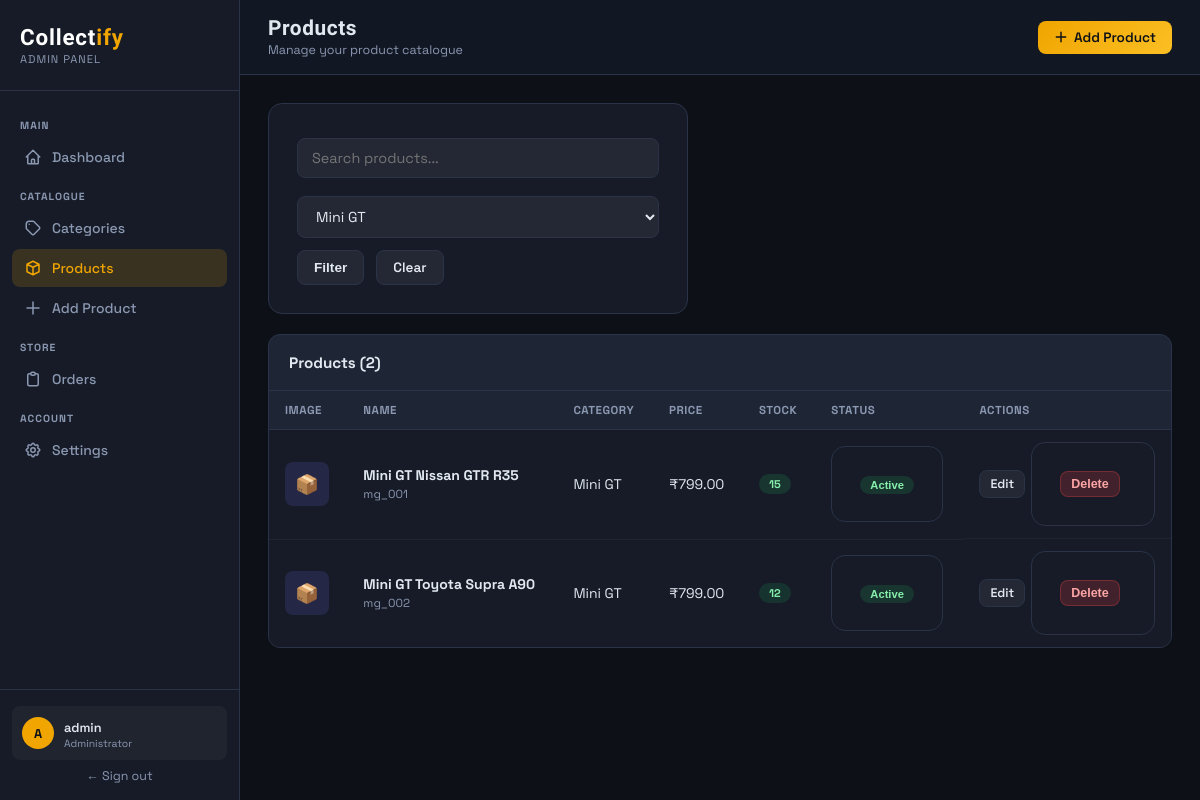
The page /products.php?cat=3 (signed in) on the database its author committed.
### tables this page shows
CREATE TABLE IF NOT EXISTS products (
    id INT AUTO_INCREMENT PRIMARY KEY,
    category_id INT NOT NULL,
    product_id VARCHAR(50) NOT NULL UNIQUE,   
    name VARCHAR(200) NOT NULL,
    description TEXT,
    price DECIMAL(10,2) NOT NULL,
    image VARCHAR(255),
    stock INT DEFAULT 0,
    is_active TINYINT(1) DEFAULT 1,
    sort_order INT DEFAULT 0,
    created_at TIMESTAMP DEFAULT CURRENT_TIMESTAMP,
    updated_at TIMESTAMP DEFAULT CURRENT_TIMESTAMP ON UPDATE CURRENT_TIMESTAMP,
    CONSTRAINT fk_product_category FOREIGN KEY (category_id) REFERENCES categories(id) ON DELETE CASCADE
);

CREATE TABLE IF NOT EXISTS categories (
    id INT AUTO_INCREMENT PRIMARY KEY,
    name VARCHAR(100) NOT NULL,
    slug VARCHAR(100) NOT NULL UNIQUE,
    description TEXT,
    image VARCHAR(255),
    sort_order INT DEFAULT 0,
    created_at TIMESTAMP DEFAULT CURRENT_TIMESTAMP,
    updated_at TIMESTAMP DEFAULT CURRENT_TIMESTAMP ON UPDATE CURRENT_TIMESTAMP
);

### products.php (the view, shortened to what this page needs)
<?php
require_once __DIR__ . '/config.php';
require_once '_layout.php';
$catFilter = (int)($_GET['cat'] ?? 0);
$search    = trim($_GET['q'] ?? '');
$sql = 'SELECT p.*, c.name as cat_name FROM products p JOIN categories c ON p.category_id = c.id WHERE 1=1';
$params = [];
if ($catFilter) { $sql .= ' AND p.category_id = ?'; $params[] = $catFilter; }
$sql .= ' ORDER BY c.sort_order, p.sort_order, p.name';
$stmt = $pdo->prepare($sql); $stmt->execute($params);
$products = $stmt->fetchAll(PDO::FETCH_ASSOC);
$categories = $pdo->query('SELECT id, name FROM categories ORDER BY sort_order, name')->fetchAll(PDO::FETCH_ASSOC);
?>
<div class="main">
  <div class="topbar">
    <div><h1>Products</h1><div class="breadcrumb">Manage your product catalogue</div></div>
    <a href="add_product.php" class="btn btn-primary">
      <svg width="14" height="14" fill="none" viewBox="0 0 24 24" stroke="currentColor"><path stroke-linecap="round" stroke-linejoin="round" stroke-width="2.5" d="M12 4v16m8-8H4"/></svg>
      Add Product
    </a>
  </div>
  <div class="content">
    <form method="GET" style="display:flex;gap:12px;margin-bottom:20px;flex-wrap:wrap;">
      <input type="text" name="q" placeholder="Search products..." value="<?= htmlspecialchars($search) ?>" style="flex:1;min-width:200px;">
      <select name="cat" style="min-width:180px;">
        <?php foreach ($categories as $c): ?>
          <option value="<?= $c['id'] ?>" <?= $catFilter == $c['id'] ? 'selected' : '' ?>><?= htmlspecialchars($c['name']) ?></option>
        <?php endforeach; ?>
      </select>
      <button type="submit" class="btn btn-ghost">Filter</button>
      <?php if ($search || $catFilter): ?>
        <a href="products.php" class="btn btn-ghost">Clear</a>
      <?php endif; ?>
    </form>
    <div class="card">
      <div class="card-header">
        <h3>Products (<?= count($products) ?>)</h3>
      </div>
      <table>
        <thead>
          <tr><th>Image</th><th>Name</th><th>Category</th><th>Price</th><th>Stock</th><th>Status</th><th>Actions</th></tr>
        </thead>
        <tbody>
        <?php foreach ($products as $p): ?>
        <tr>
          <td>
            <?php if ($p['image']): ?>
              <img src="<?= htmlspecialchars($p['image']) ?>" class="product-thumb" alt="">
            <?php else: ?>
              <div class="product-thumb-placeholder">📦</div>
            <?php endif; ?>
          </td>
          <td>
            <strong><?= htmlspecialchars($p['name']) ?></strong><br>
            <small style="color:var(--muted);"><?= htmlspecialchars($p['product_id']) ?></small>
          </td>
          <td><?= htmlspecialchars($p['cat_name']) ?></td>
          <td>₹<?= number_format($p['price'],2) ?></td>
          <td>
            <span class="badge <?= $p['stock'] == 0 ? 'badge-danger' : ($p['stock'] < 5 ? 'badge-warning' : 'badge-success') ?>">
              <?= $p['stock'] ?>
            </span>
          </td>
          <td>
            <form method="POST" style="display:inline">
              <button type="submit" class="badge <?= $p['is_active'] ? 'badge-success' : 'badge-danger' ?>" style="border:none;cursor:pointer;background:none;padding:0;">
                <span class="badge <?= $p['is_active'] ? 'badge-success' : 'badge-danger' ?>"><?= $p['is_active'] ? 'Active' : 'Hidden' ?></span>
              </button>
            </form>
          </td>
          <td style="display:flex;gap:6px;align-items:center;">
            <a href="add_product.php?edit=<?= $p['id'] ?>" class="btn btn-ghost btn-sm">Edit</a>
            <form method="POST" style="display:inline" onsubmit="return confirm('Delete product?')">
              <button type="submit" class="btn btn-danger btn-sm">Delete</button>
            </form>
          </td>
        </tr>
        <?php endforeach; ?>
        </tbody>
      </table>
    </div>
  </div>
</div>

### exp1.css (style rules this page uses)
* { box-sizing: border-box; margin: 0; padding: 0; }
:root { --bg: #0d1117; --surface: #161b27; --surface2: #1e2535; --border: #2a3347; --accent: #f0a500; --accent2: #3b82f6; --text: #e2e8f0; --muted: #8b98b1; --card-w: 280px; }
body { font-family: 'Space Grotesk', sans-serif; background: var(--bg); color: var(--text); min-height: 100vh; }
.card { width: 100%; background: var(--surface); border-radius: 14px; border: 1px solid var(--border); overflow: hidden; cursor: pointer; transition: transform 0.25s, box-shadow 0.25s, border-color 0.25s; position: relative; }
table { width: 100%; border-collapse: collapse; background: var(--surface); min-width: 280px; margin: 0; }
thead tr { background: var(--surface2); }
th { color: var(--muted); font-size: 0.78rem; font-weight: 600; text-transform: uppercase; letter-spacing: 1px; padding: 14px 18px; text-align: left; border-bottom: 1px solid var(--border); }
td { padding: 13px 18px; border-bottom: 1px solid var(--border); font-size: 0.9rem; color: var(--text); }
tr:last-child td { border-bottom: none; }
form { background: var(--surface); padding: 28px; border-radius: 14px; border: 1px solid var(--border); width: 100%; max-width: 420px; }
input, select, textarea { width: 100%; padding: 10px 14px; margin-top: 6px; background: var(--surface2); border: 1px solid var(--border); border-radius: 8px; color: var(--text); font-size: 0.9rem; font-family: 'Space Grotesk', sans-serif; transition: border-color 0.2s; }
select option { background: var(--surface2); }

### _layout.php (style rules this page uses)
:root { --bg: #0d1117; --sidebar-bg: #161b27; --card-bg: #1e2535; --border: #2a3347; --accent: #f0a500; --accent2: #3b82f6; --text: #e2e8f0; --muted: #8b98b1; --danger: #ef4444; --success: #22c55e; --warning: #f59e0b; }
* { box-sizing: border-box; margin: 0; padding: 0; }
body { font-family: 'Space Grotesk', sans-serif; background: var(--bg); color: var(--text); display: flex; min-height: 100vh; }
.main { margin-left: 240px; flex: 1; display: flex; flex-direction: column; }
.topbar { padding: 16px 28px; border-bottom: 1px solid var(--border); display: flex; align-items: center; justify-content: space-between; background: #121724; }
.topbar h1 { font-size: 1.3rem; font-weight: 700; font-family: 'Rajdhani', sans-serif; letter-spacing: 0.6px; }
.topbar .breadcrumb { font-size: 0.78rem; color: var(--muted); margin-top: 2px; }
.content { padding: 28px; flex: 1; }
.card { background: var(--card-bg); border: 1px solid var(--border); border-radius: 12px; overflow: hidden; margin-bottom: 24px; }
.card-header { padding: 18px 20px; border-bottom: 1px solid var(--border); display: flex; align-items: center; justify-content: space-between; }
.card-header h3 { font-size: 0.95rem; font-weight: 700; }
table { width: 100%; border-collapse: collapse; }
th { text-align: left; padding: 12px 16px; font-size: 0.72rem; font-weight: 700; text-transform: uppercase; letter-spacing: 0.5px; color: var(--muted); border-bottom: 1px solid var(--border); }
td { padding: 12px 16px; font-size: 0.875rem; border-bottom: 1px solid rgba(255,255,255,0.04); vertical-align: middle; }
tr:last-child td { border-bottom: none; }
.product-thumb-placeholder { width: 44px; height: 44px; border-radius: 8px; background: rgba(124,106,247,0.15); display: flex; align-items: center; justify-content: center; font-size: 1.2rem; }
.badge { display: inline-block; padding: 3px 10px; border-radius: 20px; font-size: 0.7rem; font-weight: 700; }
.badge-success { background: rgba(34,197,94,0.15); color: #86efac; }
.btn { display: inline-flex; align-items: center; gap: 6px; padding: 8px 16px; border-radius: 8px; font-size: 0.85rem; font-weight: 600; cursor: pointer; border: none; text-decoration: none; transition: opacity 0.15s, transform 0.1s; }
.btn-primary { background: linear-gradient(135deg, var(--accent), #fbbf24); color: #0d1117; }
.btn-danger { background: rgba(239,68,68,0.2); color: #fca5a5; border: 1px solid rgba(239,68,68,0.3); }
.btn-ghost { background: rgba(255,255,255,0.06); color: var(--text); border: 1px solid var(--border); }
.btn-sm { padding: 5px 10px; font-size: 0.78rem; }
input[type=text], input[type=number], input[type=email], input[type=password], select, textarea { width: 100%; padding: 10px 14px; background: rgba(255,255,255,0.06); border: 1px solid var(--border); border-radius: 8px; color: var(--text); font-size: 0.9rem; outline: none; transition: border-color 0.2s; }
select option { background: var(--card-bg); }

### rows shown on the page
products: name "Mini GT Nissan GTR R35", product "mg_001", category.name "Mini GT", price "799.00", stock "15", is_active "Active"
products: name "Mini GT Toyota Supra A90", product "mg_002", category.name "Mini GT", price "799.00", stock "12", is_active "Active"

### other values the page prints
substr($admin_username,0,1) "A"
$admin_username "admin"
count($products) "2"
form field cat "Mini GT"
